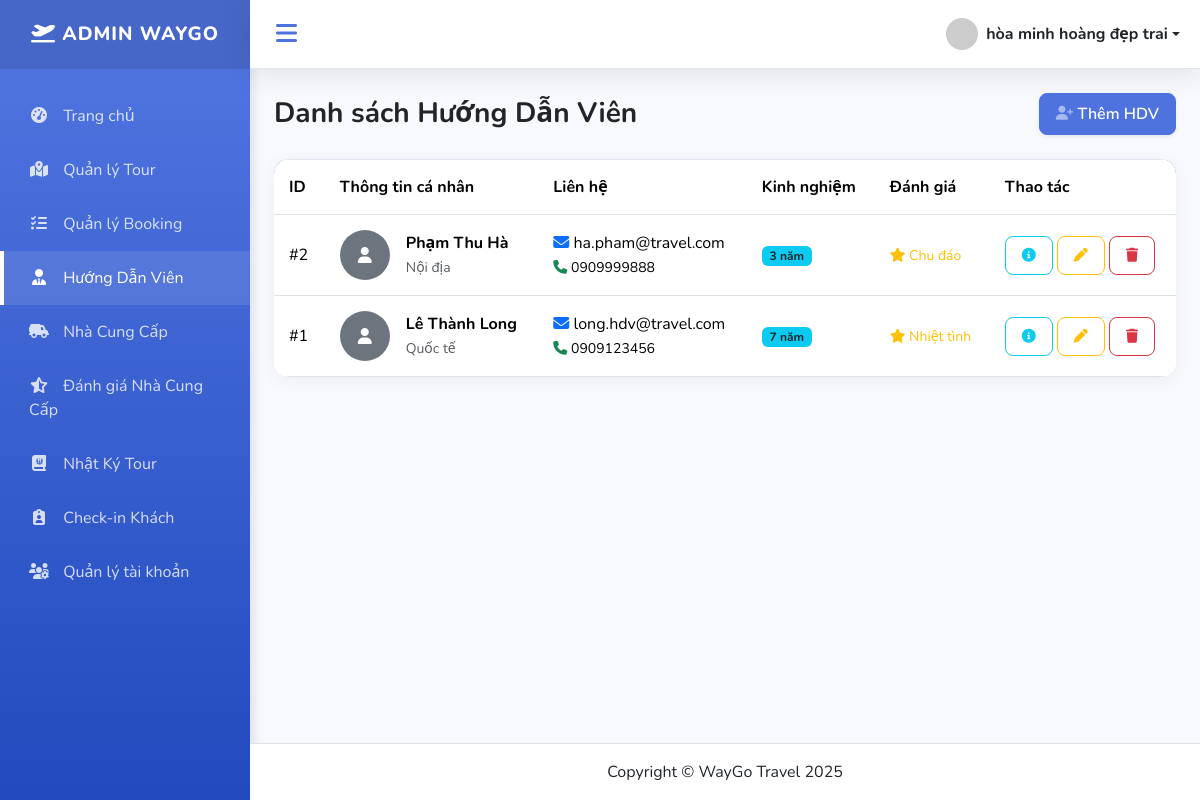
Screenshot of /index.php?action=hdv_list (signed in) with the database file from the repository.
### tables this page shows
CREATE TABLE `huong_dan_viens` (
  `id` int NOT NULL,
  `ho_ten` varchar(255) NOT NULL,
  `avatar` varchar(255) DEFAULT NULL,
  `ngay_sinh` date DEFAULT NULL,
  `so_dien_thoai` varchar(20) DEFAULT NULL,
  `email` varchar(100) DEFAULT NULL,
  `chung_chi` varchar(255) DEFAULT NULL,
  `ngon_ngu` varchar(100) DEFAULT NULL,
  `kinh_nghiem_nam` int DEFAULT NULL,
  `loai_hdv` enum('Nội địa','Quốc tế') DEFAULT NULL,
  `suc_khoe` varchar(50) DEFAULT NULL,
  `danh_gia` varchar(255) DEFAULT NULL
);

### controllers/HuongDanVienController.php (called while the page is built, shortened)
<?php
class HuongDanVienController
{
    private $model;
    public function __construct()
    {
        $this->model = new HuongDanVienModel();
    }
    public function listHDV()
    {
        $hdvs = $this->model->getAllHDV();
        include PATH_VIEW . 'admin/huong_dan_vien/hdv_list.php';
    }
}

### index.php (called while the page is built, shortened)
<?php
spl_autoload_register(function ($class) {
    $fileName = "$class.php";
    $fileModel              = PATH_MODEL . $fileName;
});
require_once './routes/index.php';

### models/BaseModel.php (called while the page is built, shortened)
<?php
class BaseModel
{
    public function __construct()
    {
        $dsn = sprintf('mysql:host=%s;port=%s;dbname=%s;charset=utf8', DB_HOST, DB_PORT, DB_NAME);
        try {
            $this->pdo = new PDO($dsn, DB_USERNAME, DB_PASSWORD, DB_OPTIONS);
        } catch (PDOException $e) {
            die("Kết nối cơ sở dữ liệu thất bại: {$e->getMessage()}. Vui lòng thử lại sau.");
        }
    }
}

### models/HuongDanVienModel.php (called while the page is built, shortened)
<?php
class HuongDanVienModel extends BaseModel
{
    protected $table = 'huong_dan_viens';
    public function getAllHDV()
    {
        $sql = "SELECT * FROM $this->table ORDER BY id DESC";
        $stmt = $this->pdo->prepare($sql);
        $stmt->execute();
        return $stmt->fetchAll(PDO::FETCH_OBJ);
    }
}

### views/admin/huong_dan_vien/hdv_list.php (the view, shortened to what this page needs)
<?php include PATH_VIEW . 'layouts/header.php'; ?>
<div class="d-flex justify-content-between align-items-center mb-4">
    <h1 class="h3 mb-0 text-gray-800 fw-bold">Danh sách Hướng Dẫn Viên</h1>
    <a href="index.php?action=hdv_add" class="btn btn-primary shadow-sm">
        <i class="fa-solid fa-user-plus fa-sm text-white-50"></i> Thêm HDV
    </a>
</div>
<div class="card card-modern">
    <div class="card-body p-0">
        <div class="table-responsive">
            <table class="table table-modern table-hover align-middle mb-0">
                <thead>
                    <tr>
                        <th>ID</th>
                        <th>Thông tin cá nhân</th>
                        <th>Liên hệ</th>
                        <th>Kinh nghiệm</th>
                        <th>Đánh giá</th>
                        <th>Thao tác</th>
                    </tr>
                </thead>
                <tbody>
                    <?php if (!empty($hdvs)): ?>
                        <?php foreach ($hdvs as $hdv): ?>
                            <tr>
                                <td>#<?= $hdv->id ?></td>
                                <td>
                                    <div class="d-flex align-items-center">
                                        <?php if (!empty($hdv->avatar)): ?>
                                            <img src="<?= htmlspecialchars($hdv->avatar ?? '') ?>"
                                                class="rounded-circle me-3 border"
                                                width="50" height="50" style="object-fit: cover;">
                                        <?php else: ?>
                                            <div class="rounded-circle me-3 bg-secondary text-white d-flex align-items-center justify-content-center"
                                                style="width:50px; height:50px;">
                                                <i class="fa-solid fa-user"></i>
                                            </div>
                                        <?php endif; ?>
                                        <div>
                                            <div class="fw-bold"><?= htmlspecialchars($hdv->ho_ten ?? '') ?></div>
                                            <small class="text-muted"><?= htmlspecialchars($hdv->loai_hdv ?? '') ?></small>
                                        </div>
                                    </div>
                                </td>
                                <td>
                                    <div>
                                        <i class="fa-solid fa-envelope text-primary"></i>
                                        <?= htmlspecialchars($hdv->email ?? '') ?>
                                    </div>
                                    <small>
                                        <i class="fa-solid fa-phone text-success"></i>
                                        <?= htmlspecialchars($hdv->so_dien_thoai ?? '') ?>
                                    </small>
                                </td>
                                <td>
                                    <span class="badge bg-info text-dark">
                                        <?= htmlspecialchars($hdv->kinh_nghiem_nam ?? '') ?> năm
                                    </span><br>
                                </td>
                                <td>
                                    <div class="text-warning small">
                                        <i class="fa-solid fa-star"></i>
                                        <?= htmlspecialchars($hdv->danh_gia ?? '') ?>
                                    </div>
                                </td>
                                <td>
                                    <a href="index.php?action=hdv_detail&id=<?= $hdv->id ?>"
                                        class="btn btn-sm btn-outline-info">
                                        <i class="fa-solid fa-circle-info"></i>
                                    </a>
                                    <a href="index.php?action=hdv_edit&id=<?= $hdv->id ?>"
                                        class="btn btn-sm btn-outline-warning">
                                        <i class="fa-solid fa-pen"></i>
                                    </a>
                                    <a href="index.php?action=hdv_delete&id=<?= $hdv->id ?>"
                                        class="btn btn-sm btn-outline-danger"
                                        onclick="return confirm('Xóa HDV này?')">
                                        <i class="fa-solid fa-trash"></i>
                                    </a>
                                </td>
                            </tr>
                        <?php endforeach; ?>
                    <?php endif; ?>
                </tbody>
            </table>
        </div>
    </div>
</div>
<?php include PATH_VIEW . 'layouts/footer.php'; ?>

### assets/css/dashboard.css (style rules this page uses)
:root { --primary-color: #4e73df; --secondary-color: #858796; --success-color: #1cc88a; --info-color: #36b9cc; --warning-color: #f6c23e; --danger-color: #e74a3b; --dark-bg: #222e3c; --light-bg: #f8f9fc; --sidebar-width: 250px; --sidebar-collapsed-width: 70px; --transition-speed: 0.3s; }
body { background-color: var(--light-bg); font-family: 'Nunito', 'Segoe UI', sans-serif; overflow-x: hidden; }
.card-modern { border: none; border-radius: 15px; box-shadow: 0 4px 20px rgba(0, 0, 0, 0.05); transition: transform 0.3s ease; background: #fff; overflow: hidden; height: auto !important; min-height: 0; }
.table-modern { background: #fff; border-radius: 10px; overflow: hidden; box-shadow: 0 0 20px rgba(0,0,0,0.05); width: 100%; margin-bottom: 1rem; color: #212529; }
.table-modern thead { background-color: var(--primary-color); color: white; }
.table-modern th, .table-modern td { padding: 15px; vertical-align: middle; border-top: 1px solid #e3e6f0; }
.btn { border-radius: 8px; padding: 8px 16px; font-weight: 600; transition: all 0.3s; }
.btn-primary { background-color: var(--primary-color); border-color: var(--primary-color); }

### rows the page displays
huong_dan_viens: id "2", ho_ten "Phạm Thu Hà", loai_hdv "Nội địa", email "ha.pham@travel.com", so_dien_thoai "0909999888", kinh_nghiem_nam "3", danh_gia "Chu đáo"
huong_dan_viens: id "1", ho_ten "Lê Thành Long", loai_hdv "Quốc tế", email "long.hdv@travel.com", so_dien_thoai "0909123456", kinh_nghiem_nam "7", danh_gia "Nhiệt tình"

### other values shown
$_SESSION['user_name'] "hòa minh hoàng đẹp trai"
